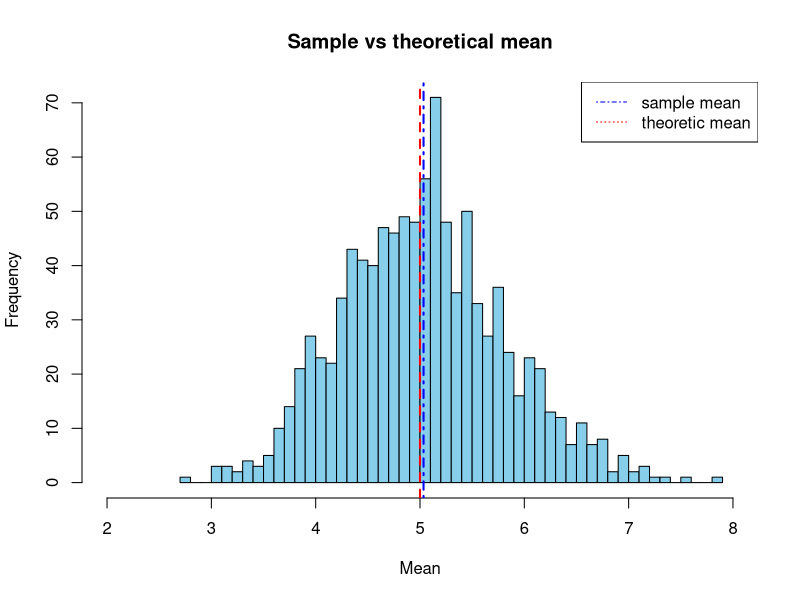
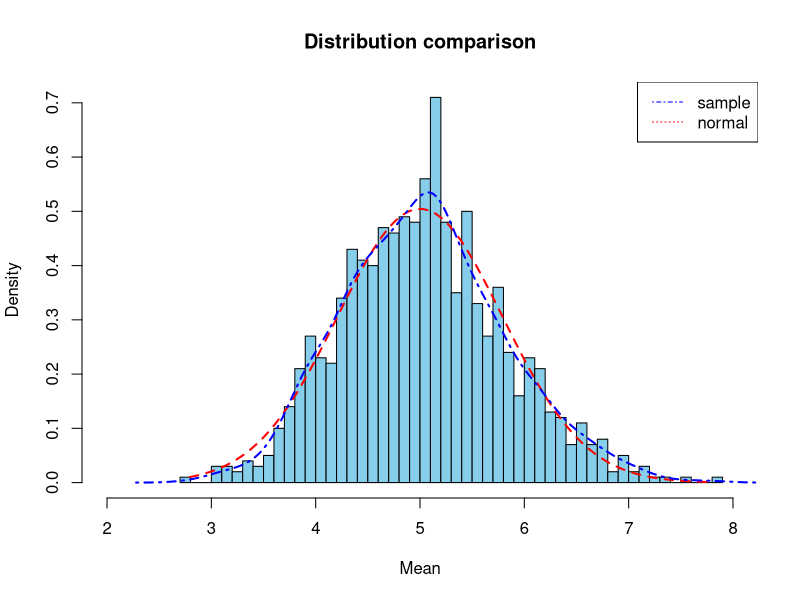

The R source for these figures, in order:
## ---- chunk 1
knitr::opts_chunk$set(echo = FALSE)
knitr::opts_chunk$set(warning = FALSE)
knitr::opts_chunk$set(message = FALSE)
## ---- chunk 2
# set the parameters
lambda <- 0.2
n <- 40
sim <- 1000

# simulate distributions and find means
set.seed(2020)
mean_sim <- replicate(sim, mean(rexp(n, lambda)), simplify = TRUE)
summary(mean_sim)
## ---- chunk 3
sd_t <- round((1 / lambda) / sqrt(n), 3) # theoretical sd
sd_o <- round(sd(mean_sim), 3) # observed sd
var_t <- round(((1 / lambda) / sqrt(n))^2, 3) # theoretical variance
var_o <- round(sd(mean_sim)^2, 3) # observed variance
std_dev <- c(sd_t, sd_o)
variance <- c(var_t, var_o)
q2 <- cbind(std_dev, variance)
rownames(q2) <- c("theoretical", "observed")
q2
## ---- chunk 4
x_norm <- seq(min(mean_sim), max(mean_sim), length = 2*n)
y_norm <- dnorm(x_norm, mean = 1 / lambda, sd = (1 / lambda) / sqrt(n))
## ---- chunk 5
hist(mean_sim, breaks = 40, xlim = c(2, 8), main = "Sample vs theoretical mean", 
     col = "skyblue", xlab = "Mean")
abline(v = mean(mean_sim), lwd = 2, col = "blue", lty = 4)
abline(v = 1 / lambda, lwd = 2, col = "red", lty = 2)
legend("topright", legend = c("sample mean", "theoretic mean"), col = c("blue", "red"),
       lty = 4:2)
## ---- chunk 6
hist(mean_sim, prob = TRUE, breaks = 40, xlim = c(2, 8), 
     main = "Distribution comparison", col = "skyblue", xlab = "Mean")
lines(x_norm, y_norm, col = "red", lwd = 2, lty = 2)
lines(density(mean_sim), col = "blue", lwd = 2, lty = 4)
legend("topright", legend = c("sample", "normal"), col = c("blue", "red"),
       lty = 4:2)
